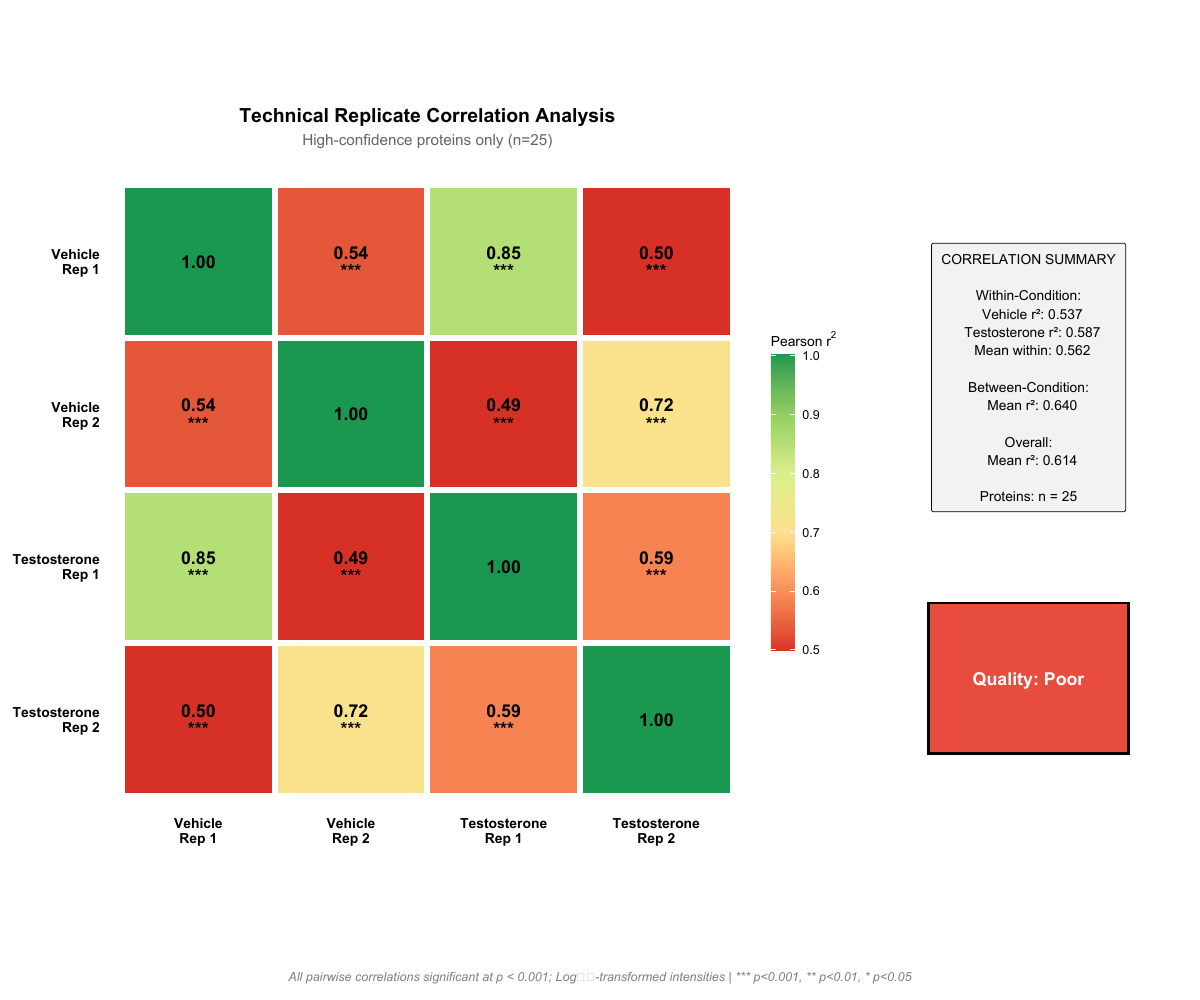

The script that saved this image:
# ============================================================================
# Publication-grade Replicate Correlation Analysis Figure
# High-confidence proteins only
# Style: Nature/Cell publication standards
# ============================================================================

# Load required libraries
suppressPackageStartupMessages({
  library(ggplot2)
  library(dplyr)
  library(tidyr)
  library(cowplot)
  library(grid)
  library(gridExtra)
})

# Load data
script_dir <- getwd()
data_path <- file.path(script_dir, "..", "..", "General Analysis", "high_confidence_proteins.csv")
data_path <- normalizePath(data_path, mustWork = FALSE)

df <- read.csv(data_path, stringsAsFactors = FALSE)

# Filter for high-confidence proteins only
df_high <- df %>%
  filter(Confidence_Level == "High")

# Select intensity columns
intensity_cols <- c("Vehicle_Rep1_31579", "Vehicle_Rep2_31581",
                    "Testosterone_Rep1_31578", "Testosterone_Rep2_31580")

# Extract and filter complete data
intensity_data <- df_high[, intensity_cols]
complete_mask <- complete.cases(intensity_data) &
                 rowSums(intensity_data == 0, na.rm = TRUE) == 0
intensity_complete <- intensity_data[complete_mask, ]

n_proteins <- nrow(intensity_complete)

# Log10 transform
log_intensity <- log10(intensity_complete + 1)

# Rename columns for display
display_names <- c("Vehicle\nRep 1", "Vehicle\nRep 2",
                   "Testosterone\nRep 1", "Testosterone\nRep 2")
colnames(log_intensity) <- display_names

# ============================================================================
# Calculate correlations with p-values
# ============================================================================

n_cols <- ncol(log_intensity)
cor_matrix <- matrix(0, nrow = n_cols, ncol = n_cols)
r2_matrix <- matrix(0, nrow = n_cols, ncol = n_cols)
p_matrix <- matrix(0, nrow = n_cols, ncol = n_cols)

for (i in 1:n_cols) {
  for (j in 1:n_cols) {
    if (i == j) {
      cor_matrix[i, j] <- 1
      r2_matrix[i, j] <- 1
      p_matrix[i, j] <- 0
    } else {
      test <- cor.test(log_intensity[[i]], log_intensity[[j]], method = "pearson")
      cor_matrix[i, j] <- test$estimate
      r2_matrix[i, j] <- test$estimate^2
      p_matrix[i, j] <- test$p.value
    }
  }
}

rownames(r2_matrix) <- display_names
colnames(r2_matrix) <- display_names
rownames(p_matrix) <- display_names
colnames(p_matrix) <- display_names

# ============================================================================
# Create significance labels
# ============================================================================

sig_labels <- matrix("", nrow = n_cols, ncol = n_cols)
for (i in 1:n_cols) {
  for (j in 1:n_cols) {
    if (i != j) {
      p <- p_matrix[i, j]
      if (p < 0.001) {
        sig_labels[i, j] <- "***"
      } else if (p < 0.01) {
        sig_labels[i, j] <- "**"
      } else if (p < 0.05) {
        sig_labels[i, j] <- "*"
      }
    }
  }
}

# ============================================================================
# Calculate summary statistics
# ============================================================================

# Within-condition correlations
vehicle_r2 <- r2_matrix[1, 2]
testosterone_r2 <- r2_matrix[3, 4]
mean_within <- (vehicle_r2 + testosterone_r2) / 2

# Between-condition correlations
between_cors <- c(r2_matrix[1, 3], r2_matrix[1, 4],
                  r2_matrix[2, 3], r2_matrix[2, 4])
mean_between <- mean(between_cors)

# Overall mean (excluding diagonal)
all_cors <- r2_matrix[upper.tri(r2_matrix)]
mean_overall <- mean(all_cors)

# Quality assessment
quality_score <- mean_within
if (quality_score > 0.95) {
  quality_level <- "Excellent"
  quality_color <- "#2ECC71"
} else if (quality_score > 0.90) {
  quality_level <- "Good"
  quality_color <- "#F1C40F"
} else if (quality_score > 0.85) {
  quality_level <- "Acceptable"
  quality_color <- "#E67E22"
} else {
  quality_level <- "Poor"
  quality_color <- "#E74C3C"
}

# ============================================================================
# Convert to long format for ggplot heatmap
# ============================================================================

r2_long <- as.data.frame(r2_matrix)
r2_long$Row <- rownames(r2_matrix)
r2_long <- r2_long %>%
  pivot_longer(cols = -Row, names_to = "Column", values_to = "r2")

# Add significance labels
sig_long <- as.data.frame(sig_labels)
colnames(sig_long) <- display_names
sig_long$Row <- display_names
sig_long <- sig_long %>%
  pivot_longer(cols = -Row, names_to = "Column", values_to = "sig")

# Merge
r2_long <- r2_long %>%
  left_join(sig_long, by = c("Row", "Column"))

# Create combined label
r2_long <- r2_long %>%
  mutate(
    label = ifelse(Row == Column, "1.00", sprintf("%.2f", r2)),
    full_label = ifelse(sig == "", label, paste0(label, "\n", sig))
  )

# Set factor levels for correct ordering
r2_long$Row <- factor(r2_long$Row, levels = rev(display_names))
r2_long$Column <- factor(r2_long$Column, levels = display_names)

# ============================================================================
# Create main heatmap
# ============================================================================

heatmap_plot <- ggplot(r2_long, aes(x = Column, y = Row, fill = r2)) +
  geom_tile(color = "white", linewidth = 2) +

  # Add correlation values
  geom_text(aes(label = full_label),
            color = "black", fontface = "bold", size = 4.5, lineheight = 0.85) +

  # Color scale (RdYlGn)
  scale_fill_gradientn(
    colors = c("#D73027", "#FC8D59", "#FEE08B", "#D9EF8B", "#91CF60", "#1A9850"),
    limits = c(0.5, 1.0),
    oob = scales::squish,
    name = expression("Pearson r"^2)
  ) +

  # Square aspect
  coord_fixed() +

  # Labels
  labs(
    title = "Technical Replicate Correlation Analysis",
    subtitle = paste0("High-confidence proteins only (n=", n_proteins, ")"),
    x = NULL,
    y = NULL
  ) +

  # Theme
  theme_minimal(base_size = 11) +
  theme(
    plot.background = element_rect(fill = "white", color = NA),
    panel.background = element_rect(fill = "white", color = NA),
    panel.grid = element_blank(),
    axis.text.x = element_text(size = 10, color = "black", face = "bold",
                               lineheight = 0.9),
    axis.text.y = element_text(size = 10, color = "black", face = "bold",
                               lineheight = 0.9),
    plot.title = element_text(size = 14, face = "bold", hjust = 0.5,
                              margin = margin(b = 5)),
    plot.subtitle = element_text(size = 11, hjust = 0.5, color = "gray40",
                                 margin = margin(b = 15)),
    legend.position = "right",
    legend.title = element_text(face = "bold", size = 10),
    legend.text = element_text(size = 9),
    legend.key.height = unit(1.5, "cm"),
    plot.margin = margin(10, 10, 10, 10)
  )

# ============================================================================
# Create summary statistics panel
# ============================================================================

summary_text <- paste0(
  "CORRELATION SUMMARY\n",
  "\n",
  "Within-Condition:\n",
  "  Vehicle r\u00B2: ", sprintf("%.3f", vehicle_r2), "\n",
  "  Testosterone r\u00B2: ", sprintf("%.3f", testosterone_r2), "\n",
  "  Mean within: ", sprintf("%.3f", mean_within), "\n",
  "\n",
  "Between-Condition:\n",
  "  Mean r\u00B2: ", sprintf("%.3f", mean_between), "\n",
  "\n",
  "Overall:\n",
  "  Mean r\u00B2: ", sprintf("%.3f", mean_overall), "\n",
  "\n",
  "Proteins: n = ", n_proteins
)

summary_panel <- ggplot() +
  annotate("label",
           x = 0.5, y = 0.65,
           label = summary_text,
           hjust = 0.5, vjust = 0.5,
           size = 3.5,
           fill = "gray95",
           color = "black",
           label.padding = unit(0.6, "lines"),
           label.r = unit(0.15, "lines"),
           fontface = "plain",
           lineheight = 1.1) +

  # Quality indicator box
  annotate("rect",
           xmin = 0.15, xmax = 0.85,
           ymin = 0.15, ymax = 0.35,
           fill = quality_color, color = "black", linewidth = 1) +
  annotate("text",
           x = 0.5, y = 0.25,
           label = paste0("Quality: ", quality_level),
           size = 4.5, fontface = "bold", color = "white") +

  xlim(0, 1) + ylim(0, 1) +
  theme_void() +
  theme(
    plot.margin = margin(10, 10, 10, 10)
  )

# ============================================================================
# Create footer with statistical note
# ============================================================================

footer <- ggdraw() +
  draw_label(
    "All pairwise correlations significant at p < 0.001; Log\u2081\u2080-transformed intensities | *** p<0.001, ** p<0.01, * p<0.05",
    size = 9, x = 0.5, hjust = 0.5, fontface = "italic", color = "gray50"
  )

# ============================================================================
# Combine all elements
# ============================================================================

# Main content: heatmap + summary panel
main_content <- plot_grid(
  heatmap_plot,
  summary_panel,
  ncol = 2,
  rel_widths = c(3, 1.2),
  align = "h"
)

# Final assembly with footer
final_plot <- plot_grid(
  main_content,
  footer,
  ncol = 1,
  rel_heights = c(1, 0.05)
)

# ============================================================================
# Save outputs
# ============================================================================

ggsave(
  filename = "replicate_correlation.png",
  plot = final_plot,
  width = 12,
  height = 10,
  dpi = 300,
  bg = "white"
)

ggsave(
  filename = "replicate_correlation.pdf",
  plot = final_plot,
  width = 12,
  height = 10,
  device = cairo_pdf,
  bg = "white"
)

cat("Replicate correlation analysis figure saved to:\n")
cat("  - replicate_correlation.png\n")
cat("  - replicate_correlation.pdf\n")
cat("\nSummary Statistics:\n")
cat(paste0("  Proteins analyzed: ", n_proteins, "\n"))
cat(paste0("  Vehicle within r\u00B2: ", sprintf("%.3f", vehicle_r2), "\n"))
cat(paste0("  Testosterone within r\u00B2: ", sprintf("%.3f", testosterone_r2), "\n"))
cat(paste0("  Mean within-condition r\u00B2: ", sprintf("%.3f", mean_within), "\n"))
cat(paste0("  Mean between-condition r\u00B2: ", sprintf("%.3f", mean_between), "\n"))
cat(paste0("  Overall quality: ", quality_level, "\n"))
